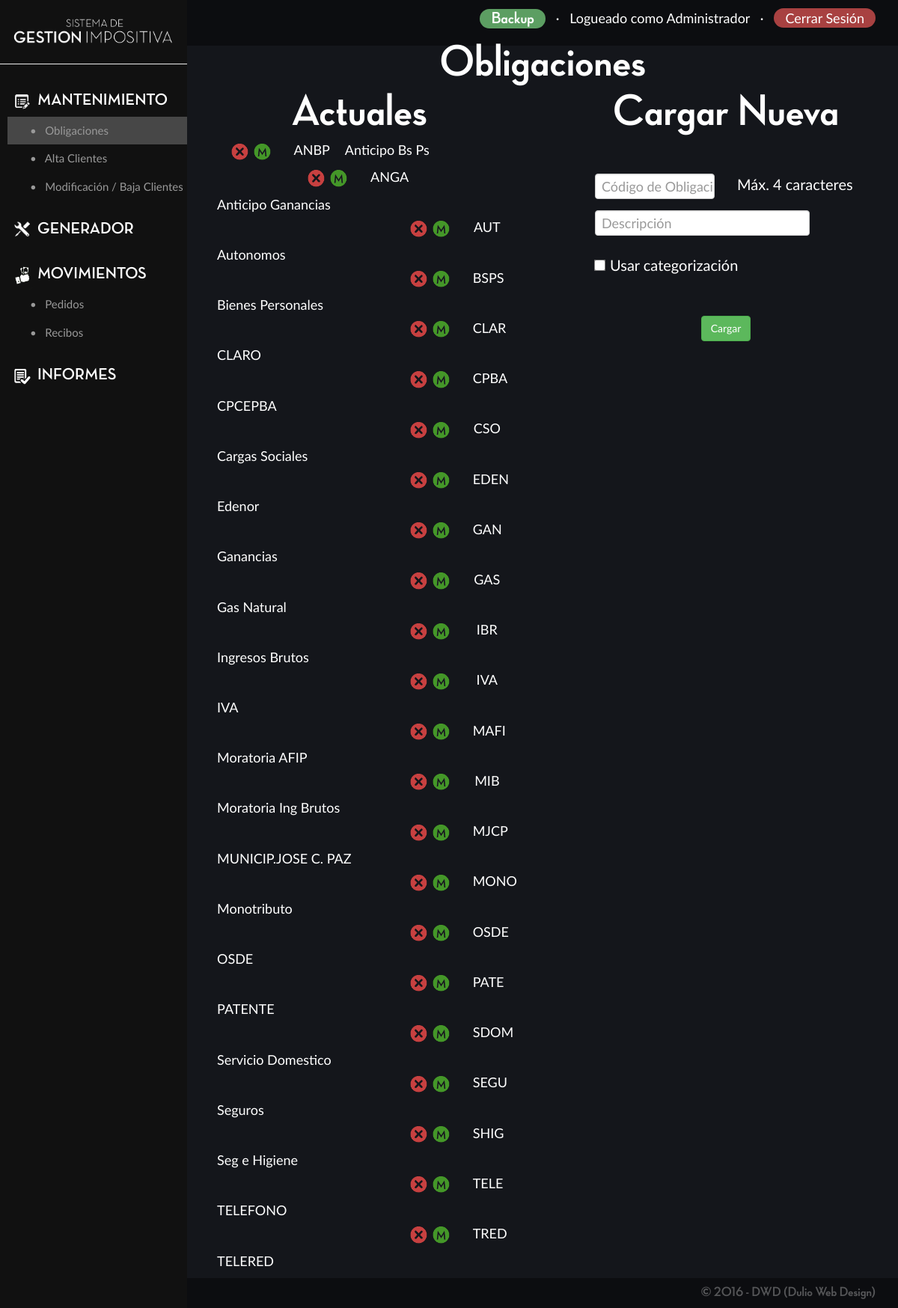
/ingresarObligacion.php (signed in), run on the app's committed database.
### tables this page shows
CREATE TABLE `usuario` (
  `username` varchar(30) NOT NULL,
  `password` varchar(100) NOT NULL,
  `tipoUsuario` varchar(1) NOT NULL,
  PRIMARY KEY (`username`)
);

CREATE TABLE `obligacion` (
  `idObligacion` varchar(4) NOT NULL,
  `descripcion` varchar(100) NOT NULL,
  `categorizar` tinyint(1) NOT NULL DEFAULT '0',
  PRIMARY KEY (`idObligacion`)
);

### session.php (called while the page is built, shortened)
<?php
	require("conecto.php");
	$user_check=$_SESSION['login_user'];
	$ses_sql=mysqli_query($conexion, "SELECT username FROM usuario WHERE username='$user_check'");
	$row = mysqli_fetch_assoc($ses_sql);
	$login_session =$row['username'];
?>

### funciones.php (called while the page is built, shortened)
<?php
	require "conecto.php";
	function getTipoUsuario($username){
		global $conexion;
		$sql="SELECT tipoUsuario FROM usuario WHERE username = '$username'";
		$resultado = mysqli_query($conexion,$sql);
		$tipoUsuario = mysqli_fetch_row($resultado);
		return $tipoUsuario[0];
	}
	function getCategorizar($idObligacion){
		global $conexion;
		$sql="SELECT categorizar FROM obligacion WHERE idObligacion = '$idObligacion'";
		$resultado=mysqli_query($conexion,$sql);
		$aux = mysqli_fetch_row($resultado);
		return $aux[0];
	}
?>

### ingresarObligacion.php (the view, shortened to what this page needs)
<?php
	include "session.php";
	include "funciones.php";
?>
<!doctype html>
<html>
<head>
    <link rel="stylesheet" href="css/bootstrap.css">
    <link rel="stylesheet" href="estilospanel.css">
</head>
<body>
	<?php
		include "conecto.php";
	?>
	<div class="lateral">
		<?php
			include "modificar/logoInside.php";
		?>
		<hr>
		<?php
			$tipoUsuario= getTipoUsuario($login_session);
			switch ($tipoUsuario) {
						case 0:
							include "modificar/menu0.php";
							break;
					}
		?>
	</div>
	<div class="principal">
		<div class="superior">
			<?php include "modificar/superior.php"; ?>
		</div>
		<div class="contenido" id="inicio">
			<div class="row">
				<h1 align="center" class='tituloObligacion'>
					Obligaciones
				</h1>
			</div>
			<div class="row">
				<div class="col-sm-6">
					<h1 align="center" class='tituloObligacion'>
						Actuales
					</h1>
					<?php
						$sql = "SELECT * FROM obligacion";
						$resultado = mysqli_query($conexion, $sql);
						if(mysqli_num_rows($resultado)==0){
							echo"
								<p align='center'> No hay obligaciones cargadas</p>
							";
						}else{
							while($obligacion = mysqli_fetch_assoc($resultado)){
								$idObligacion = $obligacion['idObligacion'];
								$descripcion = $obligacion['descripcion'];
								echo"
									<div class='row'>
									<form action='#' class='obligacion'>
										<div class='col-sm-3'>
											<p align='right'>
												<a class='eliminar' href='#' id='$idObligacion'>
													<img src='img/cross.png' width='25px'>
												</a>
												<a class='modificar' href='#' id='$idObligacion'>
													<img src='img/modificar.png' width='25px'>
												</a>
											</p>
										</div>
										<div class='col-sm-2'>
											<p align='center'>
												$idObligacion
											</p>
										</div>
										<div class='col-sm-7'>
											<p align='left'>
												$descripcion
								";
								if(getCategorizar($idObligacion)==1){
									echo" &nbsp; <img src='img/categorizar.png' width='20px'>";
								}
								echo"
											</p>
										</div>
									</form>
									</div>
								";
							}
						}
					?>
				</div>
				<div class="col-sm-6">
					<h1 align="center" class='tituloObligacion'>
						Cargar Nueva
					</h1>
					<br>
					<form action="#" id="cargarObligacion">
						<div class="col-sm-6">
							<div class="form-group">
								<input class='form-control' id="idObligacion" type="text" required placeholder='Código de Obligación' maxlength='4'>
							</div>
						</div>
						<div class="col-sm-6">
							<p align="left">
								Máx. 4 caracteres
							</p>
						</div>
						<div class="col-sm-10">
							<div class="form-group">
								<input class='form-control' id="descripcion" required type="text" placeholder='Descripción' maxlength='100'>
							</div>
						</div>
						<div class="col-sm-12">
							<p align="center">
                                <div class="form-group">
                                    <div class="checkbox">
                                        <label>
                                            <input type="checkbox" id="categorias" name="categorias" value="si">
                                            Usar categorización
                                        </label>
                                    </div>
                                </div>
                            </p>
						</div>
						<div class="col-sm-12">
						</div>
						<div class="col-sm-12">
							<div class="form-group">
								<br>
								<p align="center">
									<input type="submit" class='btn btn-success' value='Cargar' >
								</p>
							</div>
						</div>
					</form>
				</div>
			</div>
		</div>
		<div class="inferior">
			<h4 align="right">
	    		<a target="_blank" class="footer" href="http://www.dulio.com.ar">&copy; 2016 - DWD (Dulio Web Design)</a>
	    	</h4>
		</div>
	</div>
</body>
</html>

### modificar/superior.php (shortened to what this page needs)
<?php
	$idTipoUsuario=getTipoUsuario($login_session);
	echo"
		<p class='logueadocomo' align='right'>
	";
	if($idTipoUsuario==0){
		echo"
					<a id='visitarsitio' href='quieresBackupear.php'>Backup</a> &nbsp; &middot; &nbsp;
				";
	}
				echo"
				Logueado como
				";
					switch ($idTipoUsuario) {
						case 0:
							$tipoUsuario = 'Administrador';
							break;
					}
						echo "$tipoUsuario";
				echo"
				&nbsp; &middot; &nbsp; <a id='cerrarsesion' href='backupAlternativo.php'>Cerrar Sesión</a>
			</p>
	";
?>

### estilospanel.css (style rules this page uses)
* { margin: 0; padding: 0; }
html { height: 100%; min-height: 100%; }
body { font-family: 'LatoR'; overflow-x: hidden; height: 100%; min-height: 100%; background-color: #14161b; }
h1, h2, h3, h4, h5, h6 { font-family: 'Neutra'; }
h1 { font-size: 60px; }
.lateral { width: 250px; position: fixed; height: 100%; background-color: #111111; color: #FFF; overflow-y: auto; }
.principal { margin-left: 250px; min-height: 100%; background-color: #14161b; color: #FFF; display: flex; flex-direction: column; justify-content: space-between; }
.superior { background-color: #0c0d10; }
.contenido { min-height: 80%; font-size: 20px; }
.inferior { background-color: #0c0d10; }
a { color: #FFF; }
.logueadocomo { font-size: 18px; padding: 10px 0px; padding-right: 30px; }
#visitarsitio { font-family: 'Neutra'; font-size: 22px; }
.footer { color:rgba(255,255,255,0.3); padding-right:30px; }
#visitarsitio { border-radius: 15px; padding: 2px 15px; background-color: #5c9e62; }
#cerrarsesion { border-radius: 15px; padding: 2px 15px; background-color: #a84141; }
form { margin: 10px 40px; }
input[type="text"], input[type="number"], select, textarea { color:#000; width: 100%; padding: 2px; padding-left: 8px; font-size: 18px; }
input[type='checkbox'] { margin-top: 8px; transform: scale(1.2); }
.obligacion { margin-top: -5px; font-size: 18px; }
.tituloObligacion { margin-top: -10px; }
#cerrarsesion { color: #FFF; }

### data on the page
usuario: tipoUsuario "Administrador"
obligacion: idObligacion "ANBP", descripcion "Anticipo Bs Ps"
obligacion: idObligacion "ANGA", descripcion "Anticipo Ganancias"
obligacion: idObligacion "AUT", descripcion "Autonomos"
obligacion: idObligacion "BSPS", descripcion "Bienes Personales"
obligacion: idObligacion "CLAR", descripcion "CLARO"
obligacion: idObligacion "CPBA", descripcion "CPCEPBA"
obligacion: idObligacion "CSO", descripcion "Cargas Sociales"
obligacion: idObligacion "EDEN", descripcion "Edenor"
obligacion: idObligacion "GAN", descripcion "Ganancias"
obligacion: idObligacion "GAS", descripcion "Gas Natural"
obligacion: idObligacion "IBR", descripcion "Ingresos Brutos"
obligacion: idObligacion "IVA", descripcion "IVA"
obligacion: idObligacion "MAFI", descripcion "Moratoria AFIP"
obligacion: idObligacion "MIB", descripcion "Moratoria Ing Brutos"
obligacion: idObligacion "MJCP", descripcion "MUNICIP.JOSE C. PAZ"
obligacion: idObligacion "MONO", descripcion "Monotributo"
obligacion: idObligacion "OSDE", descripcion "OSDE"
obligacion: idObligacion "PATE", descripcion "PATENTE"
obligacion: idObligacion "SDOM", descripcion "Servicio Domestico"
obligacion: idObligacion "SEGU", descripcion "Seguros"
obligacion: idObligacion "SHIG", descripcion "Seg e Higiene"
obligacion: idObligacion "TELE", descripcion "TELEFONO"
obligacion: idObligacion "TRED", descripcion "TELERED"
